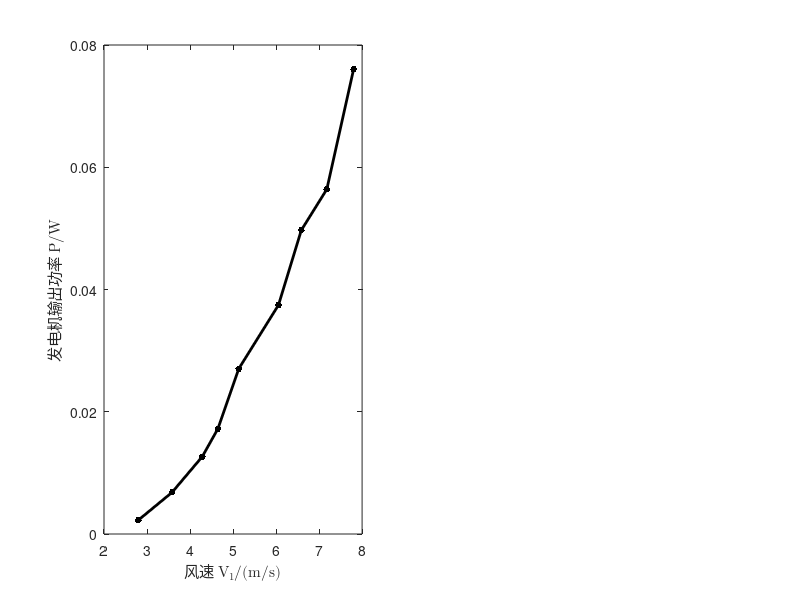

The MATLAB script that drew this image: (Note: this script raises an error after producing the figure.)
% u =(10:2:26);
% i =[0.065 0.081 0.099 0.117 0.137 0.156 0.177 0.200 0.220];
% v1=[2.795 3.582 4.286 4.648 5.133 6.056 6.587 7.180 7.803];
% r=0.5*103.84*10^(-3);
% s=pi*r*r;
% rho=1.185;
% p0=u.*i
% p1=0.5.*rho.*s.*(v1.^3)
% ita=p1./p0
%
% subplot(1, 2, 1);
% uv=scatter(u, v1, 200, 'k', '.');
% dddd=(0:0.22:1.76)-0.3;
% text(u-dddd, v1+0.12, arrayfun(@(x)sprintf("%.3f", x), v1), 'fontname', 'latin modern math', 'fontsize', 12)
%
% hold on;
% xlim([10, 26])
% xticks(u)
% set(gca, 'FontName', 'Latin Modern Math', 'FontSize', 15);
% xlabel('\fontname{Songti SC}输入电压 \fontname{Latin Modern Math}U/V');
% ylabel('\fontname{Songti SC}风速 \fontname{Latin Modern Math}V_1/(m/s)');
% box on;
% M=[u' ones(9,1)];
% k=M\(v1');
% v1pre=(M*k)';
%
% plot(u, v1pre, '-k', 'LineWidth', 2);
%
% subplot(1, 2, 2);
% plot(v1, ita, '.-k', 'LineWidth', 2, 'MarkerSize', 15);
% set(gca, 'FontName', 'Latin Modern Math', 'FontSize', 15);
% xlabel('\fontname{Songti SC}风速 \fontname{Latin Modern Math}V_1/(m/s)');
% ylabel('\fontname{Songti SC}转换效率 \fontname{Latin Modern Math}\eta');
% dddd=(0:0.22:1.76)-0.3;
% text(v1-0.55, ita, arrayfun(@(x)sprintf("%.3f", x), ita), 'fontname', 'latin modern math', 'fontsize', 12)




% r=(400:200:2000);
% u1=[2.40,3.20,3.85,4.10,4.42,4.67,4.88,5.02,5.25];
% u2=[5.12,6.30,7.20,8.01,8.30,8.71,8.96,9.15,9.20];
% p1=u1.^2./r
% p2=u2.^2./r
%
% plot(r, p1, '.--k', 'LineWidth', 2, 'MarkerSize', 15);
% hold on;
% plot(r, p2, '.-k', 'LineWidth', 2, 'MarkerSize', 15);
% set(gca, 'FontName', 'Latin Modern Math', 'FontSize', 15);
%
% xlim([400, 2000])
% xticks(r)
%
% legend(["\fontname{Songti SC}风机电压 \fontname{Latin Modern Math}16V; \fontname{Songti SC}风速 \fontname{Latin Modern Math}4.648m/s", "\fontname{Songti SC}风机电压 \fontname{Latin Modern Math}24V; \fontname{Songti SC}风速 \fontname{Latin Modern Math}7.180m/s"],...
%     'FontSize', 18);
% xlabel('\fontname{Songti SC}负载电阻 \fontname{Latin Modern Math}R/\Omega');
% ylabel('\fontname{Songti SC}输出功率 \fontname{Latin Modern Math}P/W');
% dddd=(0:13:104)-8;
% text(r-dddd, p1+0.001, arrayfun(@(x)sprintf("%.4f", x), p1), 'fontname', 'latin modern math', 'fontsize', 12)
% text(r-dddd, p2-0.001, arrayfun(@(x)sprintf("%.4f", x), p2), 'fontname', 'latin modern math', 'fontsize', 12);

u=(10:2:26);
u1=[1.50 2.61 3.56 4.15 5.20 6.12 7.05 7.51 8.72];
v1=[2.795 3.582 4.286 4.648 5.133 6.056 6.587 7.180 7.803];
p0=u1.^2./1000
r=0.5*86.20*10^(-3);
s=pi*r*r;
rho=1.185;
p1=0.5.*rho.*s.*(v1.^3)
eta=p0./p1

subplot(1, 2, 1);
plot(v1, p0, '.-k', 'LineWidth', 2, 'MarkerSize', 15);
xlabel('\fontname{Songti SC}风速 \fontname{Latin Modern Math}V_1/(m/s)');
ylabel('\fontname{Songti SC}发电机输出功率 \fontname{Latin Modern Math}P/W');
text(v1-0.5, p0+0.001, arrayfun(@(x)sprintf("%.3f", x), p0), 'fontname', 'latin modern math', 'fontsize', 12)
set(gca, 'FontName', 'Latin Modern Math', 'FontSize', 15);

subplot(1, 2, 2);
plot(v1, eta, '.-k', 'LineWidth', 2, 'MarkerSize', 15);
xlabel('\fontname{Songti SC}风速 \fontname{Latin Modern Math}V_1/(m/s)');
ylabel('\fontname{Songti SC}发电机转换效率 \fontname{Latin Modern Math}\eta');
set(gca, 'FontName', 'Latin Modern Math', 'FontSize', 15);
